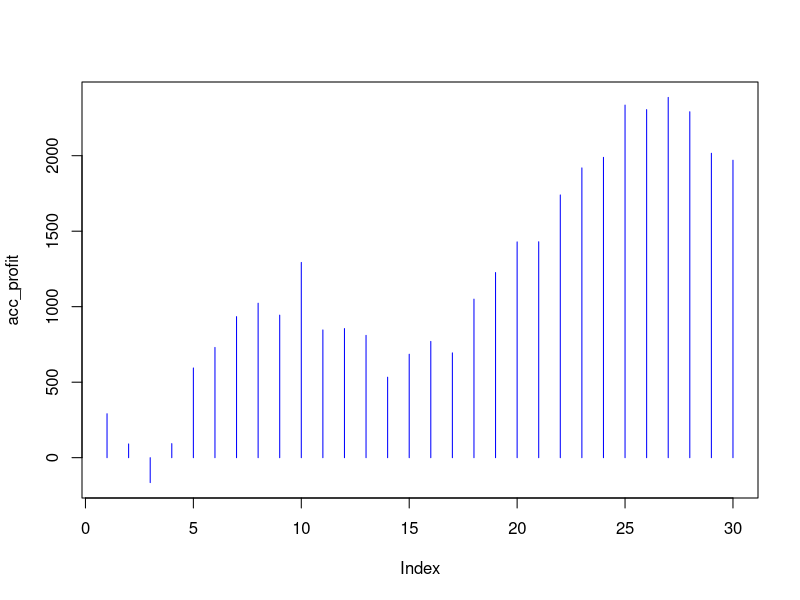

Here is the R script that generated this plot:
library(tidyverse)
library(dplyr)

# csv_data <- read.csv("premier2020_21.csv", dec = ".")

# ------------- pegando dado não pre-processado -----------------------
csv_data <- read.csv("E0.csv", dec = ".")
csv_data <- mutate(csv_data, jogo = row_number())
# b365_index <- which(names(csv_data) == "B365.2.5")
b365_index <- which(names(csv_data) == "B365O2DOT5")
names(csv_data)[b365_index] <- "OddO2.5"

# ---------------------------------------------------------------------

# adição de uma coluna de gols totais que soma FTHG + FTAG nos dados
csv_data <- mutate(csv_data, total_goals = FTHG + FTAG)

# gols tomados pela equipe de fora e de casa
csv_data <- mutate(csv_data, FTHGt = FTAG)
csv_data <- mutate(csv_data, FTAGt = FTHG)

# média cumulativa de gols tomados pela equipe de fora e de casa
csv_data <- csv_data %>% group_by(AwayTeam) %>% mutate(MFTAGm = cummean(FTAG))
csv_data <- csv_data %>% group_by(HomeTeam) %>% mutate(MFTHGm = cummean(FTHG))
csv_data <- csv_data %>% group_by(AwayTeam) %>% mutate(MFTAGt = cummean(FTAGt))
csv_data <- csv_data %>% group_by(HomeTeam) %>% mutate(MFTHGt = cummean(FTHGt))

write.csv(csv_data, file = "csv_mutated.csv")

# "importação" dos dados no código, é possível usar as colunas diretamente
attach(csv_data)

# game_data são os primeiros 70 jogos da coleção de 380 jogos
training_size <- 80
game_data <- csv_data[1:training_size, ]

# definição de regressão linear com totalGolas como v.d. e FTHGb e FTAGb como v.i.
adjustment <- lm(game_data$total_goals ~ MFTAGt + MFTHGt, data = game_data)

# print de informações sobre a regressão linear
# summary(adjustment)

# stake = valor apostado
stake <- 100
total_games <- nrow(csv_data)
games_counter <- 0
# iteration_rest <- 31
offset_training <- 10
iteration_rest <- (total_games - training_size) / offset_training
games <- 0

# sempre que se declara c(0), a variável é um vetor com um elemento 0
profit <- c(0)
round_profit <- c(0)
round_hit_prop <- c(0)

# ---------------------- model simulation ---------------------------

# iteração por todas as 31 rodadas de previsão de 10 jogos
for (i in 1:iteration_rest) {
  # limit_input <- 60 + 10 * i
  limit_input <- (training_size - offset_training) + (offset_training * i)
  # na primeira iteração, se pega os dados dos primeiros 70 jogos e os primeiros 70 totais de gols
  game_data <- csv_data[1:limit_input, ]
  total_goals_iterate <- total_goals[1:limit_input]

  # refaz a regressão linear com -1 para remover o (intercept) (assume
  # que a variável passa por (0,0) na ausencia de variáveis independentes)
  # TODO: dúvida: porque remover o (intercept) agora e porque adjustment foi criado antes e não só agora?
  # variáveis que tem que ser adicionadas são as médias de gols tomados pelos times
  adjustment <- lm(total_goals_iterate ~ MFTAGt + MFTHGt + MFTAGm + MFTHGm + OddO2.5 - 1, data = game_data)

  # calcula média de gols para jogos futuros (10 jogos depois da iteração atual) considerando coeficientes da regressão linear
  # sempre se calcula a média de gols para o intervalo de [jogosPassados:jogosPassados + 10], ou seja, apenas dos 10 previstos
  # goals_avg <- (adjustment$coefficients[1] * csv_data$FTHGb[(60 + 10 * i + 1):(70 + 10 * i)] +
  #              adjustment$coefficients[2] * csv_data$FTAGb[(60 + 10 * i + 1):(70 + 10 * i)])

  # ------------------ chat gpt ------------------------------
  # Create new_data with values for the next 10 games
  new_data <- data.frame(MFTAGt = csv_data$MFTAGt[(limit_input + 1):(limit_input + offset_training)],
                        MFTHGt = csv_data$MFTHGt[(limit_input + 1):(limit_input + offset_training)],
                        MFTAGm = csv_data$MFTAGm[(limit_input + 1):(limit_input + offset_training)],
                        MFTHGm = csv_data$MFTHGm[(limit_input + 1):(limit_input + offset_training)],
                        OddO2.5 = csv_data$OddO2.5[(limit_input + 1):(limit_input + offset_training)])

  # Predict the total goals for the next 10 games using the linear regression model
  goals_avg <- predict(adjustment, newdata = new_data)
  # ------------------ chat gpt ------------------------------

  profit <- c(0)
  correct <- 0
  real_over_two <- 0

  # iteração pelos 10 jogos previstos para a checagem de exatidão do modelo
  for (j in 1:offset_training) {
    games_counter <- games_counter + 1

    # se foi previsto que fosse maior que 2.5 a média de gols (baseado em goals_avg)
    if (goals_avg[j] > 2.5) {

      real_over_two <- real_over_two + 1

      # se realmente é maior que 2.5 a média de gols (baseado em csv_data$totalGoals[jogoSendoPrevisto])
      if (csv_data$total_goals[(limit_input + j)] > 2.5) {

          # lucro calculado com base na odd * stake
          profit[j] <- stake * (csv_data$OddO2.5[(limit_input + j)] - 1)
          correct <- correct + 1
      } else {
          # lucro é a aposta negativada (perdeu tudo)
          profit[j] <- -stake
      }

    } else {
        # se não foi previsto (não apostou) e foi, não ganha nada
        profit[j] <- 0
      }
  }

  # em uma rodada de 10 jogos previstos, a taxa de acerto
  round_hit_prop[i] <- correct / real_over_two
  # em uma rodada de 10 jogos previstos, o lucro (caso tenha apostado o stake)
  round_profit[i] <- sum(profit)

}

round_profit # chamar a variável assim é basicamente um print no RStudio
round_hit_prop

# a soma dos lucros de cada rodada
season_profit <- sum(round_profit)
season_profit

# média de acertos a cada rodada
mean(round_hit_prop, na.rm = TRUE)
# mediana de acertos a cada rodada
median(round_hit_prop, na.rm = TRUE)

games_counter

# lucro acumulado na temporada
acc_profit <- cumsum(round_profit)

plot(acc_profit, col = "blue", type = "h")